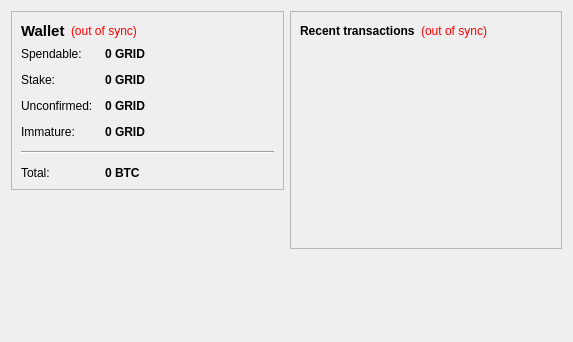
<?xml version="1.0" encoding="UTF-8"?>
<ui version="4.0">
 <class>OverviewPage</class>
 <widget class="QWidget" name="OverviewPage">
  <property name="geometry">
   <rect>
    <x>0</x>
    <y>0</y>
    <width>573</width>
    <height>342</height>
   </rect>
  </property>
  <property name="windowTitle">
   <string>Form</string>
  </property>
  <layout class="QHBoxLayout" name="horizontalLayout" stretch="1,1">
   <item>
    <layout class="QVBoxLayout" name="verticalLayout_2">
     <item>
      <widget class="QFrame" name="frame">
       <property name="frameShape">
        <enum>QFrame::StyledPanel</enum>
       </property>
       <property name="frameShadow">
        <enum>QFrame::Raised</enum>
       </property>
       <layout class="QVBoxLayout" name="verticalLayout_4">
        <item>
         <layout class="QHBoxLayout" name="horizontalLayout_4">
          <item>
           <widget class="QLabel" name="label_5">
            <property name="font">
             <font>
              <pointsize>11</pointsize>
              <weight>75</weight>
              <bold>true</bold>
             </font>
            </property>
            <property name="text">
             <string>Wallet</string>
            </property>
           </widget>
          </item>
          <item>
           <widget class="QLabel" name="labelWalletStatus">
            <property name="toolTip">
             <string>The displayed information may be out of date. Your wallet automatically synchronizes with the GridPay network after a connection is established, but this process has not completed yet.</string>
            </property>
            <property name="styleSheet">
             <string notr="true">QLabel { color: red; }</string>
            </property>
            <property name="text">
             <string notr="true">(out of sync)</string>
            </property>
            <property name="alignment">
             <set>Qt::AlignLeading|Qt::AlignLeft|Qt::AlignVCenter</set>
            </property>
           </widget>
          </item>
          <item>
           <spacer name="horizontalSpacer_2">
            <property name="orientation">
             <enum>Qt::Horizontal</enum>
            </property>
            <property name="sizeHint" stdset="0">
             <size>
              <width>40</width>
              <height>20</height>
             </size>
            </property>
           </spacer>
          </item>
         </layout>
        </item>
        <item>
         <layout class="QFormLayout" name="formLayout_2">
          <property name="fieldGrowthPolicy">
           <enum>QFormLayout::AllNonFixedFieldsGrow</enum>
          </property>
          <property name="horizontalSpacing">
           <number>12</number>
          </property>
          <property name="verticalSpacing">
           <number>12</number>
          </property>
          <item row="0" column="0">
           <widget class="QLabel" name="label">
            <property name="text">
             <string>Spendable:</string>
            </property>
           </widget>
          </item>
          <item row="0" column="1">
           <widget class="QLabel" name="labelBalance">
            <property name="font">
             <font>
              <weight>75</weight>
              <bold>true</bold>
             </font>
            </property>
            <property name="cursor">
             <cursorShape>IBeamCursor</cursorShape>
            </property>
            <property name="toolTip">
             <string>Your current spendable balance</string>
            </property>
            <property name="text">
             <string notr="true">0 GRID</string>
            </property>
            <property name="textInteractionFlags">
             <set>Qt::LinksAccessibleByMouse|Qt::TextSelectableByKeyboard|Qt::TextSelectableByMouse</set>
            </property>
           </widget>
          </item>
          <item row="1" column="0">
           <widget class="QLabel" name="label_6">
            <property name="text">
             <string>Stake:</string>
            </property>
           </widget>
          </item>
          <item row="1" column="1">
           <widget class="QLabel" name="labelStake">
            <property name="font">
             <font>
              <weight>75</weight>
              <bold>true</bold>
             </font>
            </property>
            <property name="cursor">
             <cursorShape>IBeamCursor</cursorShape>
            </property>
            <property name="toolTip">
             <string>Total of coins that was staked, and do not yet count toward the current balance</string>
            </property>
            <property name="text">
             <string notr="true">0 GRID</string>
            </property>
            <property name="textInteractionFlags">
             <set>Qt::LinksAccessibleByMouse|Qt::TextSelectableByKeyboard|Qt::TextSelectableByMouse</set>
            </property>
           </widget>
          </item>
          <item row="2" column="0">
           <widget class="QLabel" name="label_3">
            <property name="text">
             <string>Unconfirmed:</string>
            </property>
           </widget>
          </item>
          <item row="2" column="1">
           <widget class="QLabel" name="labelUnconfirmed">
            <property name="font">
             <font>
              <weight>75</weight>
              <bold>true</bold>
             </font>
            </property>
            <property name="cursor">
             <cursorShape>IBeamCursor</cursorShape>
            </property>
            <property name="toolTip">
             <string>Total of transactions that have yet to be confirmed, and do not yet count toward the current balance</string>
            </property>
            <property name="text">
             <string notr="true">0 GRID</string>
            </property>
            <property name="textInteractionFlags">
             <set>Qt::LinksAccessibleByMouse|Qt::TextSelectableByKeyboard|Qt::TextSelectableByMouse</set>
            </property>
           </widget>
          </item>
          <item row="3" column="0">
           <widget class="QLabel" name="labelImmatureText">
            <property name="text">
             <string>Immature:</string>
            </property>
           </widget>
          </item>
          <item row="3" column="1">
           <widget class="QLabel" name="labelImmature">
            <property name="font">
             <font>
              <weight>75</weight>
              <bold>true</bold>
             </font>
            </property>
            <property name="toolTip">
             <string>Mined balance that has not yet matured</string>
            </property>
            <property name="text">
             <string notr="true">0 GRID</string>
            </property>
            <property name="textInteractionFlags">
             <set>Qt::LinksAccessibleByMouse|Qt::TextSelectableByKeyboard|Qt::TextSelectableByMouse</set>
            </property>
           </widget>
          </item>
          <item row="4" column="0" colspan="2">
           <widget class="Line" name="line">
            <property name="orientation">
             <enum>Qt::Horizontal</enum>
            </property>
           </widget>
          </item>
          <item row="5" column="0">
           <widget class="QLabel" name="labelTotalText">
            <property name="text">
             <string>Total:</string>
            </property>
           </widget>
          </item>
          <item row="5" column="1">
           <widget class="QLabel" name="labelTotal">
            <property name="font">
             <font>
              <weight>75</weight>
              <bold>true</bold>
             </font>
            </property>
            <property name="cursor">
             <cursorShape>IBeamCursor</cursorShape>
            </property>
            <property name="toolTip">
             <string>Your current total balance</string>
            </property>
            <property name="text">
             <string notr="true">0 BTC</string>
            </property>
            <property name="textInteractionFlags">
             <set>Qt::LinksAccessibleByMouse|Qt::TextSelectableByKeyboard|Qt::TextSelectableByMouse</set>
            </property>
           </widget>
          </item>
         </layout>
        </item>
       </layout>
      </widget>
     </item>
     <item>
      <spacer name="verticalSpacer_3">
       <property name="orientation">
        <enum>Qt::Vertical</enum>
       </property>
       <property name="sizeHint" stdset="0">
        <size>
         <width>20</width>
         <height>40</height>
        </size>
       </property>
      </spacer>
     </item>
     <item>
      <widget class="QLabel" name="label_2">
       <property name="text">
        <string/>
       </property>
       <property name="pixmap">
        <pixmap resource="../bitcoin.qrc">:/images/backg</pixmap>
       </property>
       <property name="scaledContents">
        <bool>false</bool>
       </property>
       <property name="alignment">
        <set>Qt::AlignCenter</set>
       </property>
      </widget>
     </item>
     <item>
      <spacer name="verticalSpacer">
       <property name="orientation">
        <enum>Qt::Vertical</enum>
       </property>
       <property name="sizeHint" stdset="0">
        <size>
         <width>20</width>
         <height>40</height>
        </size>
       </property>
      </spacer>
     </item>
    </layout>
   </item>
   <item>
    <layout class="QVBoxLayout" name="verticalLayout_3">
     <item>
      <widget class="QFrame" name="frame_2">
       <property name="frameShape">
        <enum>QFrame::StyledPanel</enum>
       </property>
       <property name="frameShadow">
        <enum>QFrame::Raised</enum>
       </property>
       <layout class="QVBoxLayout" name="verticalLayout">
        <item>
         <layout class="QHBoxLayout" name="horizontalLayout_2">
          <item>
           <widget class="QLabel" name="label_4">
            <property name="text">
             <string>&lt;b&gt;Recent transactions&lt;/b&gt;</string>
            </property>
           </widget>
          </item>
          <item>
           <widget class="QLabel" name="labelTransactionsStatus">
            <property name="toolTip">
             <string>The displayed information may be out of date. Your wallet automatically synchronizes with the GridPay network after a connection is established, but this process has not completed yet.</string>
            </property>
            <property name="styleSheet">
             <string notr="true">QLabel { color: red; }</string>
            </property>
            <property name="text">
             <string notr="true">(out of sync)</string>
            </property>
            <property name="alignment">
             <set>Qt::AlignRight|Qt::AlignTrailing|Qt::AlignVCenter</set>
            </property>
           </widget>
          </item>
          <item>
           <spacer name="horizontalSpacer">
            <property name="orientation">
             <enum>Qt::Horizontal</enum>
            </property>
            <property name="sizeHint" stdset="0">
             <size>
              <width>40</width>
              <height>20</height>
             </size>
            </property>
           </spacer>
          </item>
         </layout>
        </item>
        <item>
         <widget class="QListView" name="listTransactions">
          <property name="styleSheet">
           <string notr="true">QListView { background: transparent; }</string>
          </property>
          <property name="frameShape">
           <enum>QFrame::NoFrame</enum>
          </property>
          <property name="verticalScrollBarPolicy">
           <enum>Qt::ScrollBarAlwaysOff</enum>
          </property>
          <property name="horizontalScrollBarPolicy">
           <enum>Qt::ScrollBarAlwaysOff</enum>
          </property>
          <property name="selectionMode">
           <enum>QAbstractItemView::NoSelection</enum>
          </property>
         </widget>
        </item>
       </layout>
      </widget>
     </item>
     <item>
      <spacer name="verticalSpacer_2">
       <property name="orientation">
        <enum>Qt::Vertical</enum>
       </property>
       <property name="sizeHint" stdset="0">
        <size>
         <width>20</width>
         <height>40</height>
        </size>
       </property>
      </spacer>
     </item>
    </layout>
   </item>
  </layout>
 </widget>
 <resources>
  <include location="../bitcoin.qrc"/>
 </resources>
 <connections/>
</ui>
